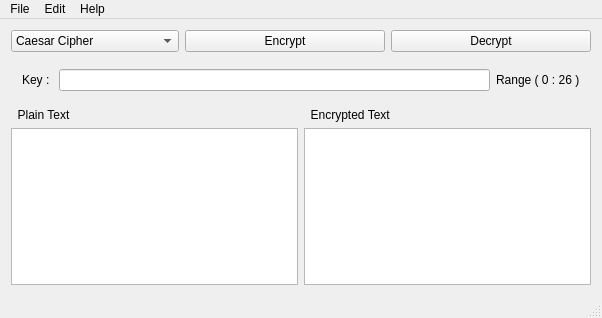
<?xml version="1.0" encoding="UTF-8"?>
<ui version="4.0">
 <class>MainWindow</class>
 <widget class="QMainWindow" name="MainWindow">
  <property name="geometry">
   <rect>
    <x>0</x>
    <y>0</y>
    <width>602</width>
    <height>318</height>
   </rect>
  </property>
  <property name="windowTitle">
   <string>Encryption Algorithms</string>
  </property>
  <widget class="QWidget" name="centralWidget">
   <layout class="QVBoxLayout" name="verticalLayout_3">
    <item>
     <layout class="QHBoxLayout" name="horizontalLayout">
      <item>
       <widget class="QComboBox" name="comboBox">
        <property name="toolTip">
         <string>Choose Encryption Algorithm</string>
        </property>
        <property name="statusTip">
         <string/>
        </property>
        <item>
         <property name="text">
          <string>Caesar Cipher</string>
         </property>
        </item>
        <item>
         <property name="text">
          <string>Playfair</string>
         </property>
        </item>
        <item>
         <property name="text">
          <string>DES</string>
         </property>
        </item>
        <item>
         <property name="text">
          <string>RSA</string>
         </property>
        </item>
        <item>
         <property name="text">
          <string>RC4</string>
         </property>
        </item>
        <item>
         <property name="text">
          <string>DES with Text</string>
         </property>
        </item>
       </widget>
      </item>
      <item>
       <widget class="QPushButton" name="pushButton_encrypt">
        <property name="sizePolicy">
         <sizepolicy hsizetype="Fixed" vsizetype="Fixed">
          <horstretch>0</horstretch>
          <verstretch>0</verstretch>
         </sizepolicy>
        </property>
        <property name="minimumSize">
         <size>
          <width>200</width>
          <height>0</height>
         </size>
        </property>
        <property name="toolTip">
         <string>Encrypt Input Text</string>
        </property>
        <property name="text">
         <string>Encrypt</string>
        </property>
       </widget>
      </item>
      <item>
       <widget class="QPushButton" name="pushButton_decrypt">
        <property name="sizePolicy">
         <sizepolicy hsizetype="Fixed" vsizetype="Fixed">
          <horstretch>0</horstretch>
          <verstretch>0</verstretch>
         </sizepolicy>
        </property>
        <property name="minimumSize">
         <size>
          <width>200</width>
          <height>0</height>
         </size>
        </property>
        <property name="toolTip">
         <string>Decrypt input text</string>
        </property>
        <property name="text">
         <string>Decrypt</string>
        </property>
       </widget>
      </item>
     </layout>
    </item>
    <item>
     <widget class="QStackedWidget" name="stackedWidget">
      <property name="frameShadow">
       <enum>QFrame::Plain</enum>
      </property>
      <property name="currentIndex">
       <number>0</number>
      </property>
      <widget class="QWidget" name="CaesarCipher">
       <layout class="QGridLayout" name="gridLayout">
        <item row="0" column="0">
         <widget class="QLabel" name="label_3">
          <property name="text">
           <string>Key : </string>
          </property>
         </widget>
        </item>
        <item row="0" column="2">
         <widget class="QLineEdit" name="lineEdit_CC_key"/>
        </item>
        <item row="0" column="3">
         <widget class="QLabel" name="label_4">
          <property name="text">
           <string>Range ( 0 : 26 )</string>
          </property>
         </widget>
        </item>
       </layout>
      </widget>
      <widget class="QWidget" name="page_2">
       <widget class="QLineEdit" name="lineEdit_PF_Secret">
        <property name="geometry">
         <rect>
          <x>60</x>
          <y>10</y>
          <width>511</width>
          <height>20</height>
         </rect>
        </property>
       </widget>
       <widget class="QLabel" name="label_5">
        <property name="geometry">
         <rect>
          <x>10</x>
          <y>10</y>
          <width>71</width>
          <height>20</height>
         </rect>
        </property>
        <property name="text">
         <string>Secret : </string>
        </property>
       </widget>
      </widget>
      <widget class="QWidget" name="page">
       <widget class="QLabel" name="label_6">
        <property name="geometry">
         <rect>
          <x>10</x>
          <y>10</y>
          <width>71</width>
          <height>20</height>
         </rect>
        </property>
        <property name="text">
         <string>Secret : </string>
        </property>
       </widget>
       <widget class="QLineEdit" name="lineEdit_DES_key">
        <property name="geometry">
         <rect>
          <x>60</x>
          <y>10</y>
          <width>511</width>
          <height>20</height>
         </rect>
        </property>
       </widget>
      </widget>
      <widget class="QWidget" name="page_3">
       <widget class="QLineEdit" name="RSA_lineEdit_p">
        <property name="geometry">
         <rect>
          <x>30</x>
          <y>10</y>
          <width>41</width>
          <height>20</height>
         </rect>
        </property>
       </widget>
       <widget class="QLabel" name="label_7">
        <property name="geometry">
         <rect>
          <x>10</x>
          <y>10</y>
          <width>21</width>
          <height>16</height>
         </rect>
        </property>
        <property name="text">
         <string>P: </string>
        </property>
       </widget>
       <widget class="QLineEdit" name="RSA_lineEdit_q">
        <property name="geometry">
         <rect>
          <x>120</x>
          <y>10</y>
          <width>41</width>
          <height>20</height>
         </rect>
        </property>
       </widget>
       <widget class="QLabel" name="label_8">
        <property name="geometry">
         <rect>
          <x>100</x>
          <y>10</y>
          <width>21</width>
          <height>16</height>
         </rect>
        </property>
        <property name="text">
         <string>Q: </string>
        </property>
       </widget>
       <widget class="QLineEdit" name="RSA_lineEdit_prkey">
        <property name="enabled">
         <bool>false</bool>
        </property>
        <property name="geometry">
         <rect>
          <x>250</x>
          <y>10</y>
          <width>121</width>
          <height>20</height>
         </rect>
        </property>
       </widget>
       <widget class="QLabel" name="label_9">
        <property name="geometry">
         <rect>
          <x>180</x>
          <y>10</y>
          <width>61</width>
          <height>16</height>
         </rect>
        </property>
        <property name="text">
         <string>Private Key: </string>
        </property>
       </widget>
       <widget class="QLabel" name="label_12">
        <property name="geometry">
         <rect>
          <x>390</x>
          <y>10</y>
          <width>61</width>
          <height>16</height>
         </rect>
        </property>
        <property name="text">
         <string>Public Key: </string>
        </property>
       </widget>
       <widget class="QLineEdit" name="RSA_lineEdit_pukey">
        <property name="enabled">
         <bool>false</bool>
        </property>
        <property name="geometry">
         <rect>
          <x>450</x>
          <y>10</y>
          <width>121</width>
          <height>20</height>
         </rect>
        </property>
       </widget>
      </widget>
      <widget class="QWidget" name="page_4">
       <widget class="QLabel" name="label_10">
        <property name="geometry">
         <rect>
          <x>500</x>
          <y>10</y>
          <width>76</width>
          <height>20</height>
         </rect>
        </property>
        <property name="text">
         <string>Numeric Value</string>
        </property>
       </widget>
       <widget class="QLabel" name="label_11">
        <property name="geometry">
         <rect>
          <x>10</x>
          <y>10</y>
          <width>28</width>
          <height>20</height>
         </rect>
        </property>
        <property name="text">
         <string>Key : </string>
        </property>
       </widget>
       <widget class="QLineEdit" name="lineEdit_rc4_key">
        <property name="geometry">
         <rect>
          <x>44</x>
          <y>10</y>
          <width>450</width>
          <height>20</height>
         </rect>
        </property>
       </widget>
      </widget>
     </widget>
    </item>
    <item>
     <layout class="QHBoxLayout" name="horizontalLayout_2">
      <item>
       <layout class="QVBoxLayout" name="verticalLayout">
        <item>
         <widget class="QLabel" name="label">
          <property name="text">
           <string>  Plain Text</string>
          </property>
         </widget>
        </item>
        <item>
         <widget class="QPlainTextEdit" name="plainTextEdit_plain"/>
        </item>
       </layout>
      </item>
      <item>
       <layout class="QVBoxLayout" name="verticalLayout_2">
        <item>
         <widget class="QLabel" name="label_2">
          <property name="text">
           <string>  Encrypted Text</string>
          </property>
         </widget>
        </item>
        <item>
         <widget class="QPlainTextEdit" name="plainTextEdit_encrypted"/>
        </item>
       </layout>
      </item>
     </layout>
    </item>
   </layout>
  </widget>
  <widget class="QMenuBar" name="menuBar">
   <property name="geometry">
    <rect>
     <x>0</x>
     <y>0</y>
     <width>602</width>
     <height>21</height>
    </rect>
   </property>
   <widget class="QMenu" name="menuFile">
    <property name="title">
     <string>File</string>
    </property>
    <addaction name="actionExit"/>
   </widget>
   <widget class="QMenu" name="menuEdit">
    <property name="title">
     <string>Edit</string>
    </property>
    <addaction name="actionReset_Fields"/>
    <addaction name="separator"/>
    <addaction name="actionClear_Plain_Text"/>
    <addaction name="actionClear_Encrypted_Text"/>
   </widget>
   <widget class="QMenu" name="menuHelp">
    <property name="title">
     <string>Help</string>
    </property>
    <addaction name="actionAbout_Qt"/>
   </widget>
   <addaction name="menuFile"/>
   <addaction name="menuEdit"/>
   <addaction name="menuHelp"/>
  </widget>
  <widget class="QStatusBar" name="statusBar"/>
  <action name="actionReset_Fields">
   <property name="text">
    <string>Reset Fields</string>
   </property>
  </action>
  <action name="actionClear_Plain_Text">
   <property name="text">
    <string>Clear Plain Text</string>
   </property>
  </action>
  <action name="actionClear_Encrypted_Text">
   <property name="text">
    <string>Clear Encrypted Text</string>
   </property>
  </action>
  <action name="actionAbout_Qt">
   <property name="text">
    <string>About Qt</string>
   </property>
  </action>
  <action name="actionExit">
   <property name="text">
    <string>Exit</string>
   </property>
  </action>
 </widget>
 <layoutdefault spacing="6" margin="11"/>
 <resources/>
 <connections/>
</ui>
